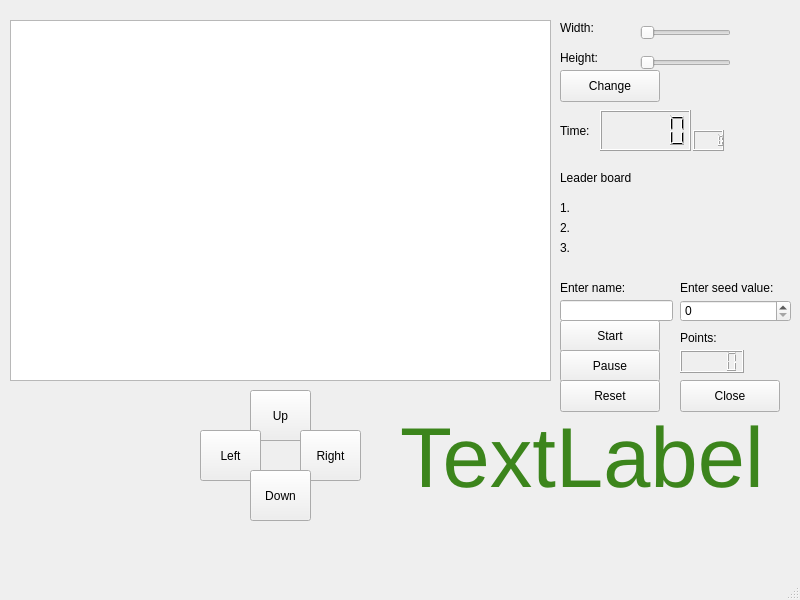
<?xml version="1.0" encoding="UTF-8"?>
<ui version="4.0">
 <class>MainWindow</class>
 <widget class="QMainWindow" name="MainWindow">
  <property name="geometry">
   <rect>
    <x>0</x>
    <y>0</y>
    <width>800</width>
    <height>600</height>
   </rect>
  </property>
  <property name="windowTitle">
   <string>MainWindow</string>
  </property>
  <widget class="QWidget" name="centralwidget">
   <widget class="QSlider" name="widthSlider">
    <property name="geometry">
     <rect>
      <x>640</x>
      <y>20</y>
      <width>91</width>
      <height>25</height>
     </rect>
    </property>
    <property name="orientation">
     <enum>Qt::Horizontal</enum>
    </property>
   </widget>
   <widget class="QSlider" name="heightSlider">
    <property name="geometry">
     <rect>
      <x>640</x>
      <y>50</y>
      <width>91</width>
      <height>25</height>
     </rect>
    </property>
    <property name="orientation">
     <enum>Qt::Horizontal</enum>
    </property>
   </widget>
   <widget class="QLabel" name="widthLabel">
    <property name="geometry">
     <rect>
      <x>560</x>
      <y>20</y>
      <width>61</width>
      <height>16</height>
     </rect>
    </property>
    <property name="text">
     <string>Width:</string>
    </property>
   </widget>
   <widget class="QLabel" name="heightLabel">
    <property name="geometry">
     <rect>
      <x>560</x>
      <y>50</y>
      <width>58</width>
      <height>16</height>
     </rect>
    </property>
    <property name="text">
     <string>Height:</string>
    </property>
   </widget>
   <widget class="QPushButton" name="scaleButton">
    <property name="geometry">
     <rect>
      <x>560</x>
      <y>70</y>
      <width>100</width>
      <height>32</height>
     </rect>
    </property>
    <property name="text">
     <string>Change</string>
    </property>
   </widget>
   <widget class="QLabel" name="timeLabel">
    <property name="geometry">
     <rect>
      <x>560</x>
      <y>110</y>
      <width>61</width>
      <height>41</height>
     </rect>
    </property>
    <property name="text">
     <string>Time:</string>
    </property>
   </widget>
   <widget class="QLCDNumber" name="lcdTime">
    <property name="geometry">
     <rect>
      <x>600</x>
      <y>110</y>
      <width>91</width>
      <height>41</height>
     </rect>
    </property>
   </widget>
   <widget class="QLabel" name="leaderBoardLabel">
    <property name="geometry">
     <rect>
      <x>560</x>
      <y>170</y>
      <width>121</width>
      <height>16</height>
     </rect>
    </property>
    <property name="text">
     <string>Leader board</string>
    </property>
   </widget>
   <widget class="QLabel" name="numberOne">
    <property name="geometry">
     <rect>
      <x>560</x>
      <y>200</y>
      <width>111</width>
      <height>16</height>
     </rect>
    </property>
    <property name="text">
     <string>1.</string>
    </property>
   </widget>
   <widget class="QLabel" name="numberTwo">
    <property name="geometry">
     <rect>
      <x>560</x>
      <y>220</y>
      <width>111</width>
      <height>16</height>
     </rect>
    </property>
    <property name="text">
     <string>2.</string>
    </property>
   </widget>
   <widget class="QLabel" name="numberThree">
    <property name="geometry">
     <rect>
      <x>560</x>
      <y>240</y>
      <width>111</width>
      <height>16</height>
     </rect>
    </property>
    <property name="text">
     <string>3.</string>
    </property>
   </widget>
   <widget class="QLineEdit" name="playerNameLineEdit">
    <property name="geometry">
     <rect>
      <x>560</x>
      <y>300</y>
      <width>113</width>
      <height>21</height>
     </rect>
    </property>
   </widget>
   <widget class="QLabel" name="enterNameLabel">
    <property name="geometry">
     <rect>
      <x>560</x>
      <y>280</y>
      <width>111</width>
      <height>16</height>
     </rect>
    </property>
    <property name="text">
     <string>Enter name:</string>
    </property>
   </widget>
   <widget class="QPushButton" name="startPushButton">
    <property name="geometry">
     <rect>
      <x>560</x>
      <y>320</y>
      <width>100</width>
      <height>32</height>
     </rect>
    </property>
    <property name="text">
     <string>Start</string>
    </property>
   </widget>
   <widget class="QPushButton" name="pausePushButton">
    <property name="geometry">
     <rect>
      <x>560</x>
      <y>350</y>
      <width>100</width>
      <height>32</height>
     </rect>
    </property>
    <property name="text">
     <string>Pause</string>
    </property>
   </widget>
   <widget class="QPushButton" name="resetPushButton">
    <property name="geometry">
     <rect>
      <x>560</x>
      <y>380</y>
      <width>100</width>
      <height>32</height>
     </rect>
    </property>
    <property name="text">
     <string>Reset</string>
    </property>
   </widget>
   <widget class="QGraphicsView" name="gameBoardGraphicsView">
    <property name="geometry">
     <rect>
      <x>10</x>
      <y>20</y>
      <width>541</width>
      <height>361</height>
     </rect>
    </property>
   </widget>
   <widget class="QPushButton" name="upButton">
    <property name="geometry">
     <rect>
      <x>250</x>
      <y>390</y>
      <width>61</width>
      <height>51</height>
     </rect>
    </property>
    <property name="text">
     <string>Up</string>
    </property>
   </widget>
   <widget class="QPushButton" name="leftButton">
    <property name="geometry">
     <rect>
      <x>200</x>
      <y>430</y>
      <width>61</width>
      <height>51</height>
     </rect>
    </property>
    <property name="text">
     <string>Left</string>
    </property>
   </widget>
   <widget class="QPushButton" name="rightButton">
    <property name="geometry">
     <rect>
      <x>300</x>
      <y>430</y>
      <width>61</width>
      <height>51</height>
     </rect>
    </property>
    <property name="text">
     <string>Right</string>
    </property>
   </widget>
   <widget class="QPushButton" name="downButton">
    <property name="geometry">
     <rect>
      <x>250</x>
      <y>470</y>
      <width>61</width>
      <height>51</height>
     </rect>
    </property>
    <property name="text">
     <string>Down</string>
    </property>
   </widget>
   <widget class="QLabel" name="gameOverLabel">
    <property name="geometry">
     <rect>
      <x>400</x>
      <y>410</y>
      <width>381</width>
      <height>91</height>
     </rect>
    </property>
    <property name="text">
     <string>&lt;html&gt;&lt;head/&gt;&lt;body&gt;&lt;p&gt;&lt;span style=&quot; font-size:64pt; color:#3c851c;&quot;&gt;TextLabel&lt;/span&gt;&lt;/p&gt;&lt;/body&gt;&lt;/html&gt;</string>
    </property>
   </widget>
   <widget class="QLabel" name="seedLabel">
    <property name="geometry">
     <rect>
      <x>680</x>
      <y>280</y>
      <width>111</width>
      <height>16</height>
     </rect>
    </property>
    <property name="text">
     <string>Enter seed value:</string>
    </property>
   </widget>
   <widget class="QSpinBox" name="seedValueBox">
    <property name="geometry">
     <rect>
      <x>680</x>
      <y>300</y>
      <width>111</width>
      <height>22</height>
     </rect>
    </property>
   </widget>
   <widget class="QLCDNumber" name="lcdTenthSeconds">
    <property name="geometry">
     <rect>
      <x>693</x>
      <y>130</y>
      <width>31</width>
      <height>21</height>
     </rect>
    </property>
   </widget>
   <widget class="QLabel" name="onePoints">
    <property name="geometry">
     <rect>
      <x>670</x>
      <y>200</y>
      <width>58</width>
      <height>16</height>
     </rect>
    </property>
    <property name="text">
     <string/>
    </property>
   </widget>
   <widget class="QLabel" name="twoPoints">
    <property name="geometry">
     <rect>
      <x>670</x>
      <y>220</y>
      <width>58</width>
      <height>16</height>
     </rect>
    </property>
    <property name="text">
     <string/>
    </property>
   </widget>
   <widget class="QLabel" name="threePoints">
    <property name="geometry">
     <rect>
      <x>670</x>
      <y>240</y>
      <width>58</width>
      <height>16</height>
     </rect>
    </property>
    <property name="text">
     <string/>
    </property>
   </widget>
   <widget class="QLabel" name="pointsLabel">
    <property name="geometry">
     <rect>
      <x>680</x>
      <y>330</y>
      <width>58</width>
      <height>16</height>
     </rect>
    </property>
    <property name="text">
     <string>Points:</string>
    </property>
   </widget>
   <widget class="QLCDNumber" name="pointsLCD">
    <property name="geometry">
     <rect>
      <x>680</x>
      <y>350</y>
      <width>64</width>
      <height>23</height>
     </rect>
    </property>
   </widget>
   <widget class="QPushButton" name="closeButton">
    <property name="geometry">
     <rect>
      <x>680</x>
      <y>380</y>
      <width>100</width>
      <height>32</height>
     </rect>
    </property>
    <property name="text">
     <string>Close</string>
    </property>
   </widget>
  </widget>
  <widget class="QMenuBar" name="menubar">
   <property name="geometry">
    <rect>
     <x>0</x>
     <y>0</y>
     <width>800</width>
     <height>22</height>
    </rect>
   </property>
  </widget>
  <widget class="QStatusBar" name="statusbar"/>
 </widget>
 <resources/>
 <connections>
  <connection>
   <sender>closeButton</sender>
   <signal>clicked()</signal>
   <receiver>MainWindow</receiver>
   <slot>close()</slot>
   <hints>
    <hint type="sourcelabel">
     <x>729</x>
     <y>417</y>
    </hint>
    <hint type="destinationlabel">
     <x>399</x>
     <y>299</y>
    </hint>
   </hints>
  </connection>
 </connections>
</ui>
